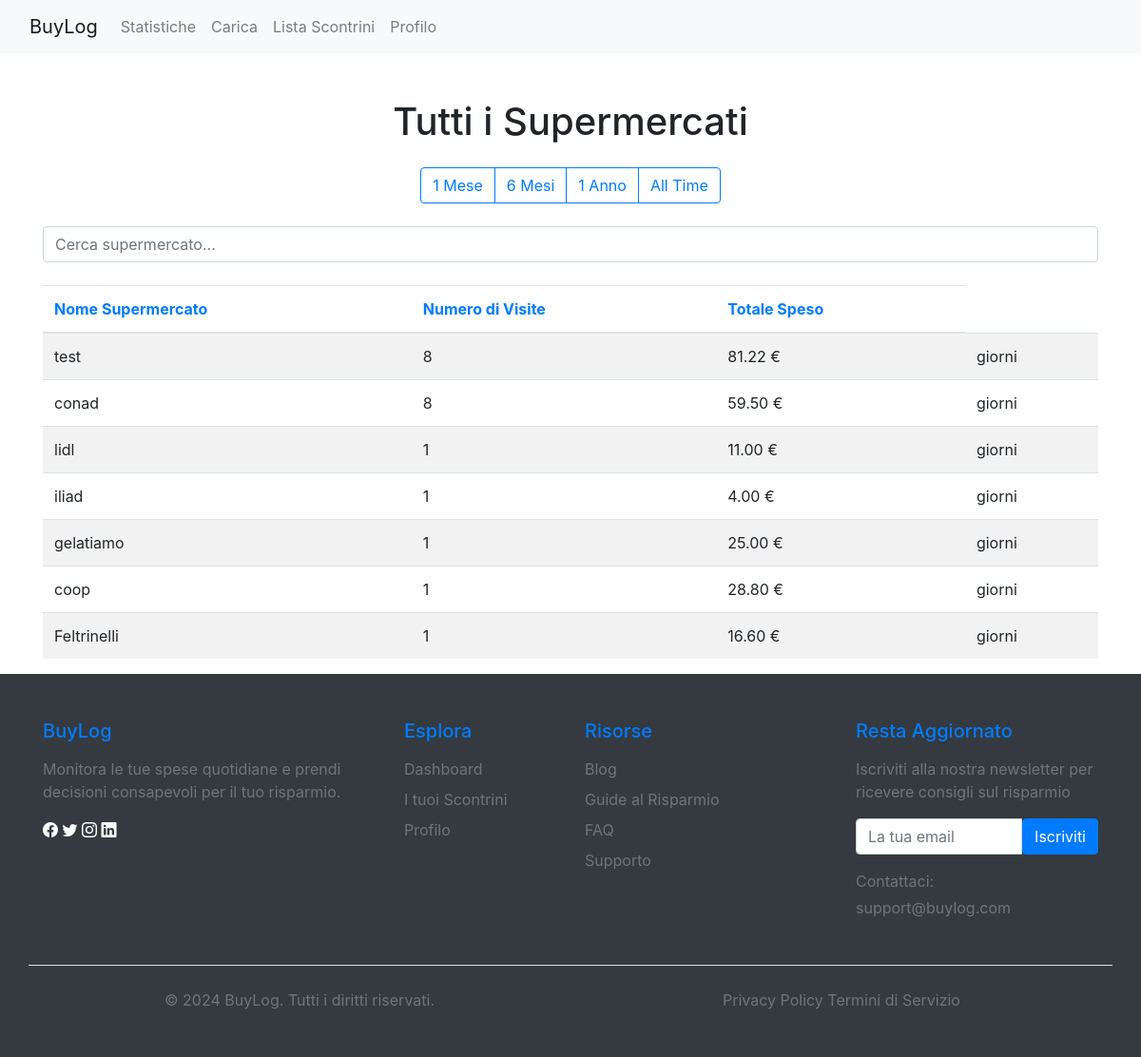
Before: /scontrini/tutti_supermercati/ (signed in) with the older database file.
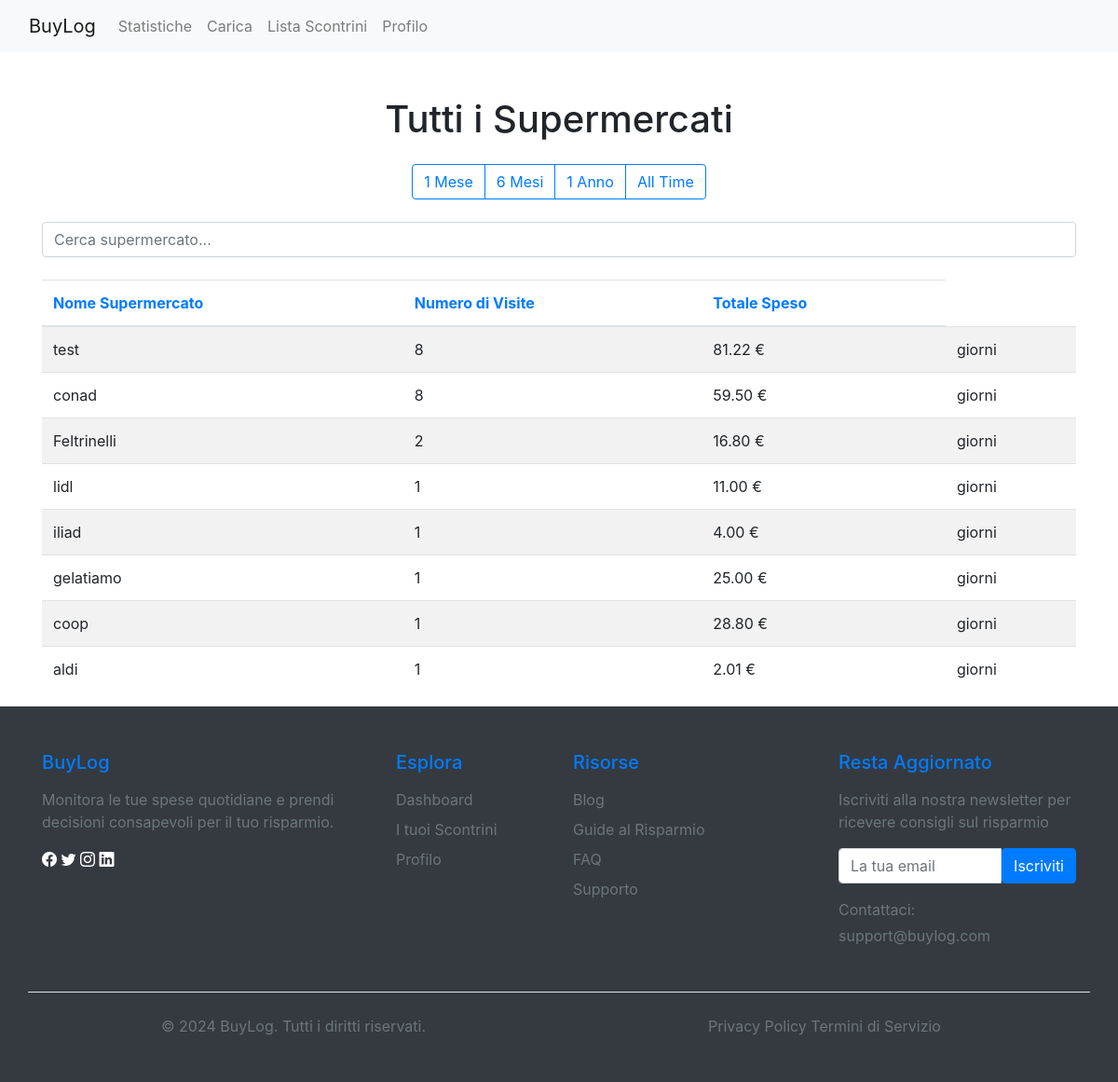
After: the same page with the newer database file.
### scontrini/models.py (models this page shows, shortened)
class Negozio(models.Model):
    nome = models.CharField(max_length=100)
    recensione_media = models.FloatField(null=True, blank=True)
    class Meta:
        verbose_name_plural = 'Negozi'

### scontrini/views.py (the view)
# urls.py: path('tutti_supermercati/', TuttiSupermercatiView.as_view(),
class TuttiSupermercatiView(LoginRequiredMixin, TemplateView):
    template_name = 'scontrini/tutti_supermercati.html'
    def get_context_data(self, **kwargs):
        context = super().get_context_data(**kwargs)
        user = self.request.user
        filtro = self.request.GET.get('filtro', 'all_time')
        ordine = self.request.GET.get('ordine', '-numero_visite')
        context['filtro_attuale'] = filtro
        context['ordine_attuale'] = ordine
        supermercati = self.get_supermercati_filtrati(filtro, ordine, user)
        context['supermercati'] = supermercati
        return context
    def get_supermercati_filtrati(self, filtro, ordine, user):
        scontrini = self.get_scontrini_filtrati(filtro, user)
        supermercati = scontrini.values('negozio__nome').annotate(
            numero_visite=Count('negozio'),
            totale_speso=Sum('totale')
        ).order_by(ordine)
        return supermercati
    def get_scontrini_filtrati(self, filtro, user):
        if filtro == '1mese':
            return Scontrino.objects.filter(data__gte=now()-timedelta(days=30), utente=user)
        elif filtro == '6mesi':
            return Scontrino.objects.filter(data__gte=now()-timedelta(days=180), utente=user)
        elif filtro == '1anno':
            return Scontrino.objects.filter(data__gte=now()-timedelta(days=365), utente=user)
        else:
            return Scontrino.objects.filter(utente=user)

### scontrini/templates/scontrini/tutti_supermercati.html (shortened to what this page needs)
{% extends 'scontrini/base.html' %}
{% load static %}
{% block content %}
<div class="container mt-5">
    <h1 class="text-center mb-4">Tutti i Supermercati</h1>
    <div class="row mb-4">
        <div class="col-md-12 text-center">
            <div class="btn-group" role="group" aria-label="Filtri">
                <button type="button" class="btn btn-outline-primary filtro-btn" data-filtro="1mese">1 Mese</button>
                <button type="button" class="btn btn-outline-primary filtro-btn" data-filtro="6mesi">6 Mesi</button>
                <button type="button" class="btn btn-outline-primary filtro-btn" data-filtro="1anno">1 Anno</button>
                <button type="button" class="btn btn-outline-primary filtro-btn" data-filtro="all_time">All Time</button>
            </div>
        </div>
    </div>
    <div class="row mb-4">
        <div class="col-md-12">
            <input type="text" id="search-bar" class="form-control" placeholder="Cerca supermercato...">
        </div>
    </div>
    <div class="table-responsive">
        <table class="table table-striped">
            <thead>
                <tr>
                    <th><a href="#" class="sort-link" data-ordine="negozio__nome">Nome Supermercato</a></th>
                    <th><a href="#" class="sort-link" data-ordine="-numero_visite">Numero di Visite</a></th>
                    <th><a href="#" class="sort-link" data-ordine="-totale_speso">Totale Speso</a></th>
                </tr>
            </thead>
            <tbody id="supermercati-list">
                {% include 'scontrini/partials/supermercati_list.html' %}
            </tbody>
        </table>
    </div>
</div>
{% endblock %}

### scontrini/templates/scontrini/partials/supermercati_list.html
{% for supermercato in supermercati %}
<tr>
    <td>{{ supermercato.negozio__nome }}</td>
    <td>{{ supermercato.numero_visite }}</td>
    <td>{{ supermercato.totale_speso|floatformat:2 }} €</td>
    <td>{{ supermercato.frequenza_visita|floatformat:2 }} giorni</td>
</tr>
{% endfor %}

Changed rows visible on the page:
shown differently, row unchanged: Negozio "Feltrinelli": numero_visite "1" → "2"; totale_speso "16.60" → "16.80"; moves up the list
added Negozio: negozio__nome "aldi", numero_visite "1", totale_speso "2.01"
